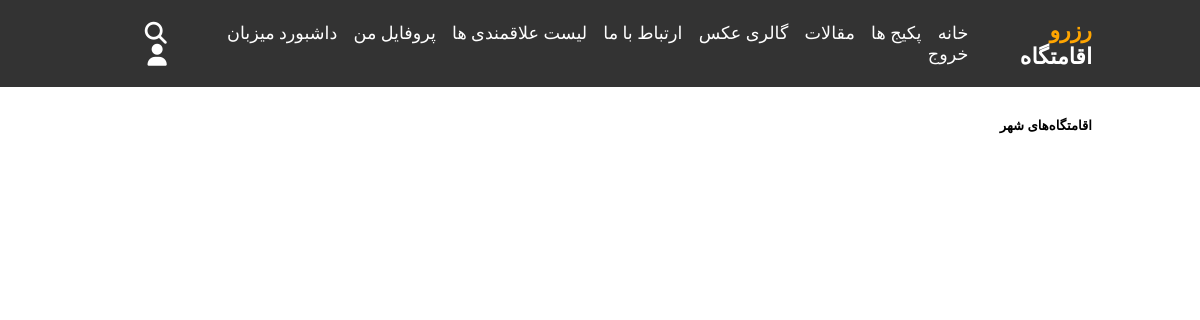
The page /eghamatgah/my-favorites/ (signed in) on the database as committed earlier.
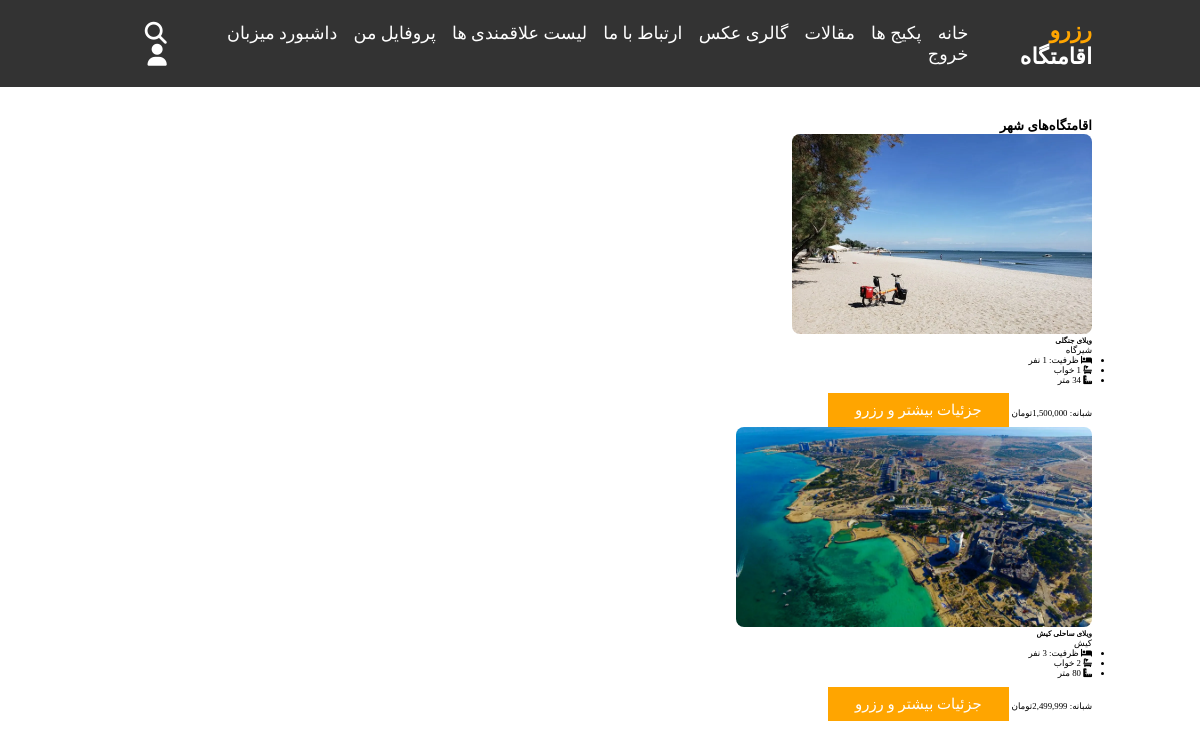
The same page on the database as committed later.
### eghamatgah/models.py (models this page shows, shortened)
class Favorite(models.Model):
    user = models.ForeignKey(User, on_delete=models.CASCADE)
    eghamat = models.ForeignKey(Eghamatgah, on_delete=models.CASCADE)
    added_at = models.DateTimeField(auto_now_add=True)
    class Meta:
        unique_together = ('user', 'eghamat')  # هر کاربر می‌تواند یک اقامتگاه را فقط یک بار به علاقمندی‌های خود اضافه کند
        verbose_name = 'علاقمندی'
        verbose_name_plural = 'علاقمندی ها'

class Eghamatgah(models.Model):
    type = (
        ('villa', 'ویلا'),
        ('aparteman', 'آپارتمان'),
        ('khanebagh', 'خانه باغ'),
        ('kolbe', 'کلبه'),
    )
    Ecategory = models.ManyToManyField(Eghamatgah_Category, blank=True, related_name='categories', verbose_name='دسته بندی')
    seller = models.ForeignKey(Seller,on_delete=models.CASCADE, related_name='seller', verbose_name='فروشنده')
    title = models.CharField(max_length=100, verbose_name='عنوان اقامتگاه')
    eghamat_type= models.CharField(max_length=100, choices=type, verbose_name='نوع اقامتگاه')
    ostan = models.CharField(max_length=20, verbose_name='استان')
    shahr = models.CharField(max_length=20, verbose_name='شهر')
    address = models.CharField(max_length=300, verbose_name='آدرس کامل')
    tedad_otagh = models.PositiveIntegerField(null=True, verbose_name='تعداد اتاق')
    metrazh = models.PositiveIntegerField(null=True, verbose_name='متراژ')
    zarfiat = models.PositiveIntegerField(null=True, verbose_name='ظرفیت')
    zarfiat_extra = models.DecimalField(max_digits=10,decimal_places=2, default=0, verbose_name='تعداد نفرات اضافه')
    gheymat_har_shab = models.IntegerField(null=True, verbose_name='قیمت هر شب')
    time_voroud = models.TimeField(null=True, verbose_name='تایم ورود')
    time_khorouj = models.TimeField(null=True, verbose_name='تایم خروج')
    description = models.CharField(max_length=200, verbose_name='توضیحات تکمیلی')
    wifi = models.BooleanField(default=False, verbose_name='اینترنت وای فای')
    parking = models.BooleanField(default=False, verbose_name='پارکینگ')
    pool = models.BooleanField(default=False, verbose_name='استخر')
    kitchen = models.BooleanField(default=False, verbose_name='آشپزخانه')
    tv = models.BooleanField(default=False, verbose_name='تلویزیون')
    image = models.ImageField(upload_to='media',default='', verbose_name='تصویر1')
    image2 = models.ImageField(upload_to='media',default='', verbose_name='تصویر2')
    image3 = models.ImageField(upload_to='media',default='', verbose_name='تصویر3')
    image4 = models.ImageField(upload_to='media',default='', verbose_name='تصویر4')
    image5 = models.ImageField(upload_to='media',default='', verbose_name='تصویر5')
    video = models.FileField(
        upload_to='videos',
        null=True,
        blank=True,
        validators=[FileExtensionValidator(allowed_extensions=['mp4', 'mov', 'avi'])],
        verbose_name='ویدیو'
    )
    aparat_video_id = models.CharField(max_length=100, null=True, blank=True)
    created_at = models.DateTimeField(auto_now_add=True)
    class Meta:
        verbose_name = 'مشخصات اقامتگاه'
        verbose_name_plural = 'مشخصات اقامتگاه ها'

### eghamatgah/views.py (the view)
def fav_list(request):
    faves = Favorite.objects.filter(user=request.user)
    context = {
        'faves':faves
    }
    return render(request, 'eghamatgah/favorites_list.html', context)

### polls/templatetags/poll_extras.py (called while the page is built)
@register.filter(name='three_digits_currency')
def three_digits_currency(value:int):
    return '{:,}'.format(value) + 'تومان'

### eghamatgah/templates/eghamatgah/favorites_list.html (shortened to what this page needs)
{% extends 'base2.html' %}
{% load static %}
{% load poll_extras %}
{% block page_content %}
<section class="properties-list">
    <div class="container">
          <div class="text-center mt-5 mb-4 w-100">
            <h2 class="fw-bold text-primary">اقامتگاه‌های شهر {{ shahr }}</h2>
            </div>
        <div class="row g-4">
            {% for fav in faves %}
                <div class="col-md-4">
                    <div class="card h-100 shadow-sm border-0">
                        {% if fav.eghamat.image.url %}
                            <img src="{{ fav.eghamat.image.url }}" class="card-img-top custom-img"  alt="ویلای شمال">
                        {% else %}
                            <img src="{% static 'nopic.jpg' %}" class="card-img-top custom-img" alt="ویلای شمال">
                        {% endif %}
                        <div class="card-body">
                            <h5 class="card-title">{{ fav.eghamat.title }}</h5>
                            <p class="card-text text-muted mb-2">{{ fav.eghamat.shahr }}</p>
                            <ul class="list-unstyled mb-3">
                                <li><i class="fas fa-bed me-1 text-primary"></i> ظرفیت: {{ fav.eghamat.zarfiat }} نفر</li>
                                <li><i class="fas fa-bath me-1 text-primary"></i> {{fav.eghamat.tedad_otagh}} خواب</li>
                                <li><i class="fas fa-ruler-combined me-1 text-primary"></i> {{fav.eghamat.metrazh}} متر</li>
                            </ul>
                            <div class="d-flex justify-content-between align-items-center">
                                <span class="text-success fw-bold">شبانه: {{ fav.eghamat.gheymat_har_shab|three_digits_currency }}</span>
                                <a href="{% url 'eghamat_detail' pk=fav.eghamat.id %}" class="btn btn-outline-primary btn-sm">جزئیات بیشتر و رزرو</a>
                            </div>
                        </div>
                    </div>
                </div>
            {% endfor %}
        </div>
    </div>
</section>
{% endblock page_content%}

Rows that differ between the two databases and show on the page:
added Favorite: eghamat.image (picture), eghamat "ویلای جنگلی", eghamat.shahr "شیرگاه", eghamat.metrazh "34", eghamat.gheymat_har_shab|three_digits_currency "1,500,000تومان"
added Favorite: eghamat.image (picture), eghamat "ویلای ساحلی کیش", eghamat.shahr "کیش", eghamat.metrazh "80", eghamat.gheymat_har_shab|three_digits_currency "2,499,999تومان"
